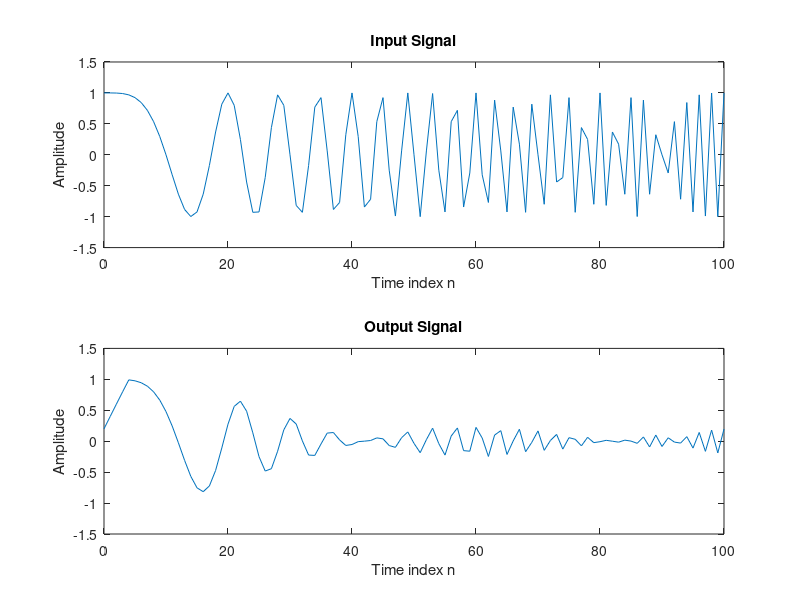

MATLAB code to generate this figure:
% Program Q2_4
% Generate the input signal
n = 0:100;
a = pi/200;
b = 0;
arg = a*n.*n + b*n;
x = cos(arg);
M = input('Desired length of the filter = ');
num = ones(1,M);
y = filter(num,1,x)/M;
clf;
subplot(2,1,1);
plot(n, x);
axis([0, 100, -1.5, 1.5]);
xlabel('Time index n'); ylabel('Amplitude');
title('Input Signal');
subplot(2,1,2);
plot(n, y);
axis([0, 100, -1.5, 1.5]);
xlabel('Time index n'); ylabel('Amplitude');
title('Output Signal');
axis;